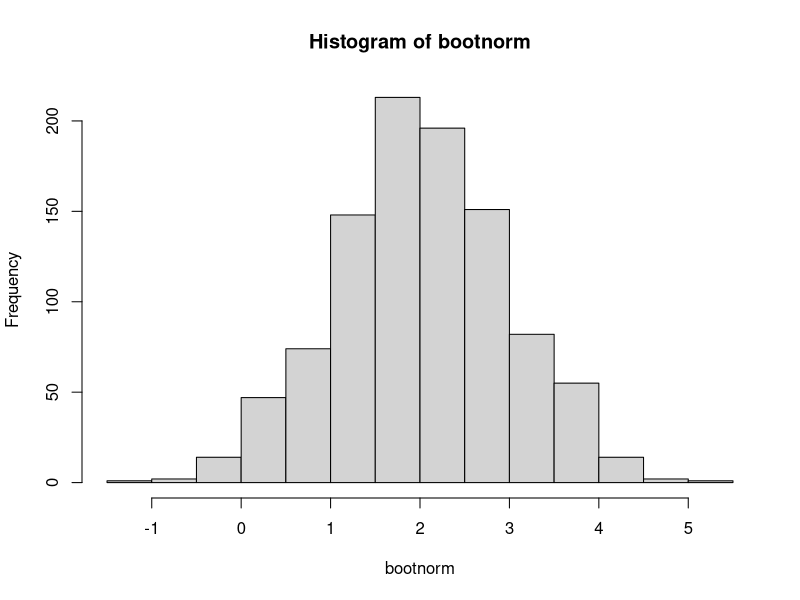
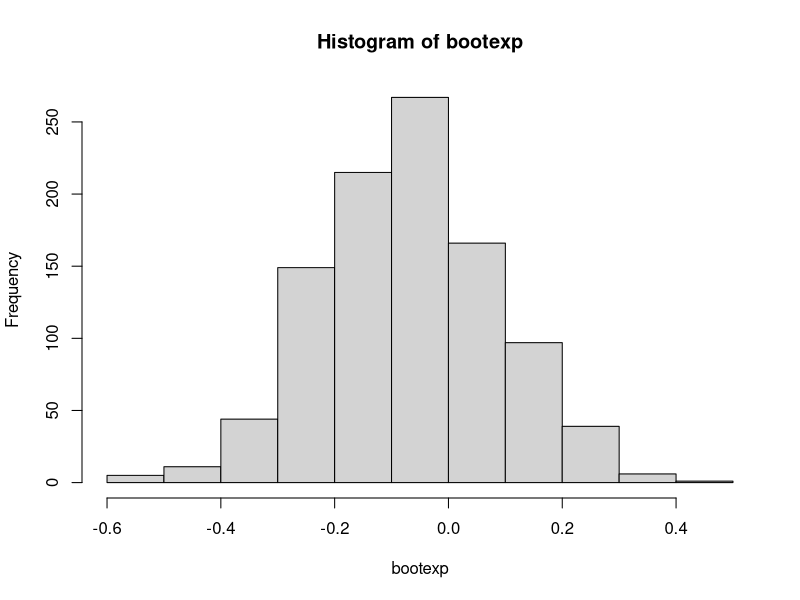

Recreate these plots in R, in order.
## ---- chunk 1
x<-rnorm(50,22,5)
y<-rnorm(40,20,4)
xbar <- mean(x)
ybar <- mean(y)
meandiff <- xbar- ybar
deviationX<-sd(x)
deviationY<-sd(y)
## ---- chunk 2
xbar
ybar
meandiff
deviationX
deviationY
## ---- chunk 3
bootnorm<-numeric(1000) #initialize bootnorm vector to have 1000 spots in it. # Run loop 1000 times
for (i in 1:1000){
bootsample1 <- sample(x, size=length(x), replace=T)
bootsample2 <- sample(y, size=length(y), replace=T)
bootmean = mean(bootsample1) - mean(bootsample2) # the mean difference between two samples
bootnorm[i] <- bootmean # put 1000 mean difference from the boot samples into bootnorm
}
## ---- chunk 4
mean(bootnorm) # This value should be close to meandiff
sd(bootnorm) # This will give the standard deviation for bootnorm
hist(bootnorm) # histogram of bootnorm
## ---- chunk 5
xexp<-rexp(50)
yexp<-rexp(40)
xexpbar <- mean(xexp)
yexpbar <- mean(yexp)
meanexpdiff <- xexpbar- yexpbar
## ---- chunk 6
meanexpdiff
## ---- chunk 7
bootexp<-numeric(1000) #initialize bootnorm vector to have 1000 spots in it. 
# Run loop 1000 times
for (i in 1:1000){
bootexpsample1 <- sample(xexp, size=length(xexp), replace=T)
bootexpsample2 <- sample(yexp, size=length(yexp), replace=T)
bootexpmean = mean(bootexpsample1) - mean(bootexpsample2) # the mean difference between two samples
bootexp[i] <- bootexpmean # put 1000 mean difference from the boot samples into bootexp
}
## ---- chunk 8
mean(bootexp) # This value should be close to meanexpdiff
hist(bootexp) # histogram of bootexp
